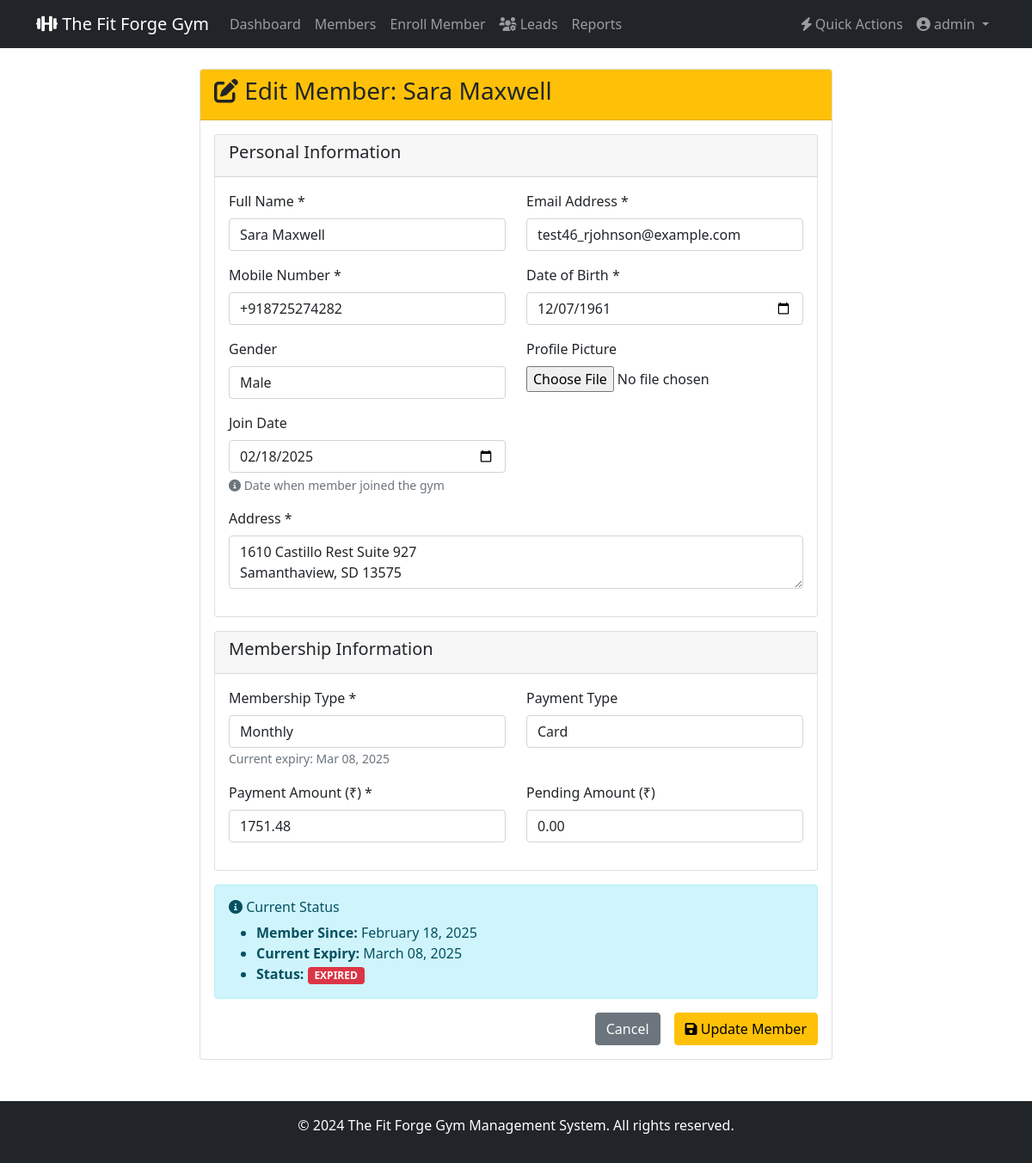
Page /members/49/edit/ (signed in) on the earlier database version.
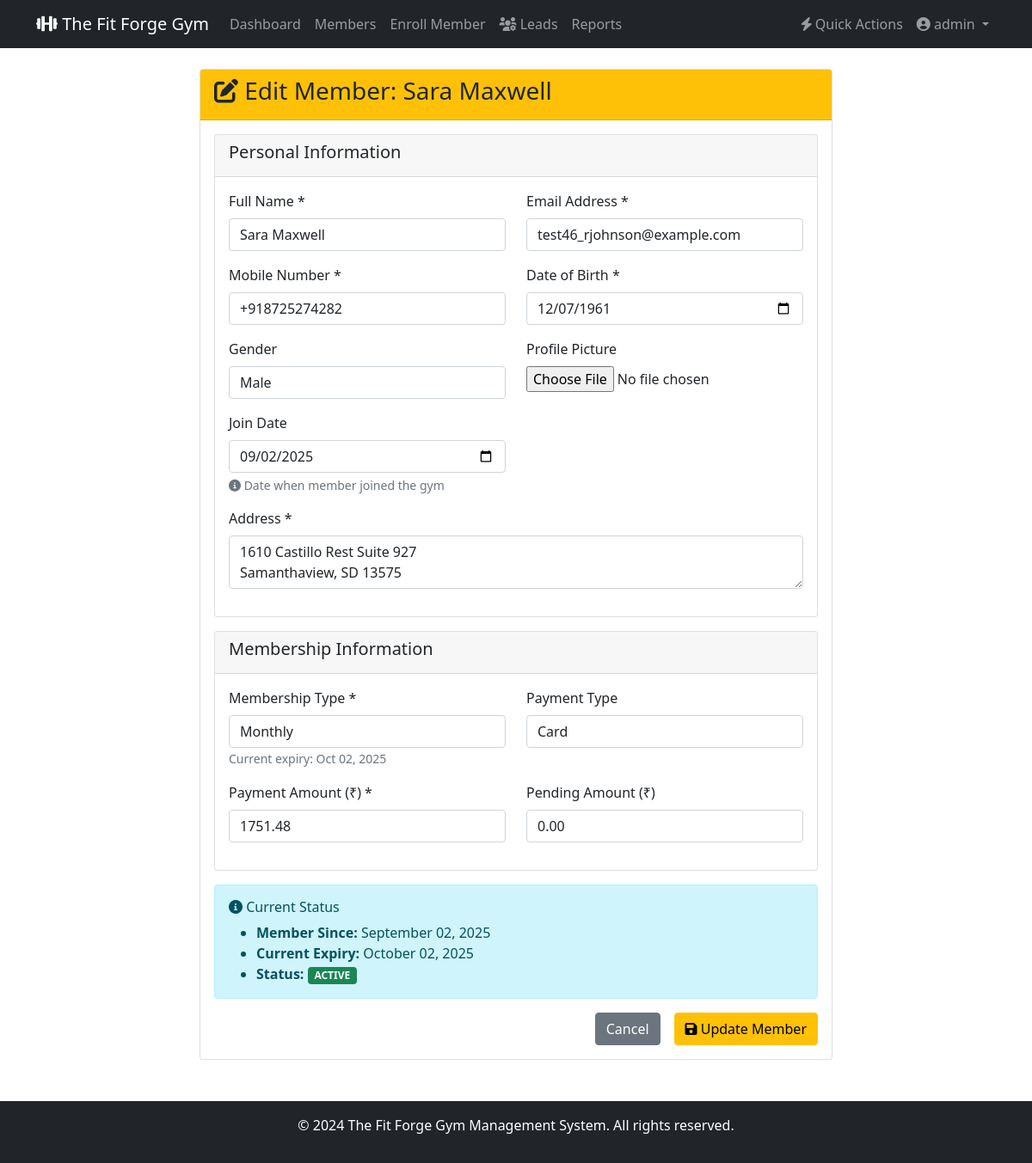
Same page on the later database version.
### members/models.py (models this page shows, shortened)
class Member(models.Model):
    MEMBERSHIP_TYPES = [
        ('monthly', 'Monthly'),
        ('quarterly', 'Quarterly'),
        ('half_yearly', 'Half-Yearly'),
        ('annual', 'Annual'),
    ]
    PAYMENT_TYPES = [
        ('cash', 'Cash'),
        ('card', 'Card'),
        ('upi', 'UPI'),
        ('cheque', 'Cheque'),
    ]
    GENDER_CHOICES = [
        ('M', 'Male'),
        ('F', 'Female'),
        ('O', 'Other'),
    ]
    name = models.CharField(max_length=100, help_text="Full name of the member")
    email = models.EmailField(unique=True, blank=True, null=True, help_text="Email address for communication (optional)")
    mobile_phone = models.CharField(
        max_length=15,
        blank=True,
        null=True,
        help_text="Contact number (optional)"
    )
    date_of_birth = models.DateField(blank=True, null=True, help_text="Date of birth (optional)")
    gender = models.CharField(max_length=1, choices=GENDER_CHOICES, default='M')
    address = models.TextField(blank=True, help_text="Complete address (optional)")
    member_since = models.DateField(default=date.today, help_text="Date when member joined")
    membership_type = models.CharField(max_length=20, choices=MEMBERSHIP_TYPES, default='monthly')
    expiry_date = models.DateField(blank=True, null=True, help_text="Membership expiry date (auto-calculated if not provided)")
    payment_amount = models.DecimalField(max_digits=10, decimal_places=2, help_text="Total membership fee")
    pending_amount = models.DecimalField(max_digits=10, decimal_places=2, default=0, help_text="Amount pending")
    payment_type = models.CharField(max_length=20, choices=PAYMENT_TYPES, default='cash')
    is_active = models.BooleanField(default=True, help_text="Is membership active")
    created_at = models.DateTimeField(auto_now_add=True)
    updated_at = models.DateTimeField(auto_now=True)
    profile_picture = models.ImageField(upload_to='member_photos/', blank=True, null=True)
    class Meta:
        ordering = ['-created_at']
        verbose_name = "Gym Member"
        verbose_name_plural = "Gym Members"
    @property
    def is_membership_expired(self):
        if not self.expiry_date:
            return False
        return date.today() > self.expiry_date
    @property
    def days_until_expiry(self):
        if not self.expiry_date:
            return 0
        return (self.expiry_date - date.today()).days

### members/views.py (the view)
# urls.py: path('members/<int:pk>/edit/', views.member_edit, name='member_edit'),
@login_required
def member_edit(request, pk):
    member = get_object_or_404(Member, pk=pk)
    if request.method == 'POST':
        form = MemberForm(request.POST, request.FILES, instance=member)
        if form.is_valid():
            with transaction.atomic():
                form.save()
                messages.success(request, f'✅ Member {member.name} updated successfully!')
                return redirect('member_detail', pk=member.pk)
    else:
        form = MemberForm(instance=member)
    context = {
        'form': form,
        'member': member,
    }
    return render(request, 'members/member_edit.html', context)

### templates/members/member_edit.html (shortened to what the changed rows need)
{% extends 'base.html' %}
{% block content %}
<div class="row">
    <div class="col-lg-8 mx-auto">
        <div class="card">
            <div class="card-header bg-warning text-dark">
                <h3><i class="fas fa-edit"></i> Edit Member: {{ member.name }}</h3>
            </div>
            <div class="card-body">
                <form method="post" enctype="multipart/form-data">
                    <div class="card mb-3">
                        <div class="card-body">
                            <div class="row">
                                <div class="col-md-6">
                                    <div class="mb-3">
                                        <label for="{{ form.name.id_for_label }}" class="form-label">Full Name *</label>
                                        {{ form.name }}
                                    </div>
                                </div>
                                <div class="col-md-6">
                                    <div class="mb-3">
                                        <label for="{{ form.email.id_for_label }}" class="form-label">Email Address *</label>
                                        {{ form.email }}
                                    </div>
                                </div>
                            </div>
                            <div class="row">
                                <div class="col-md-6">
                                    <div class="mb-3">
                                        <label for="{{ form.mobile_phone.id_for_label }}" class="form-label">Mobile Number *</label>
                                        {{ form.mobile_phone }}
                                    </div>
                                </div>
                                <div class="col-md-6">
                                    <div class="mb-3">
                                        <label for="{{ form.date_of_birth.id_for_label }}" class="form-label">Date of Birth *</label>
                                        {{ form.date_of_birth }}
                                    </div>
                                </div>
                            </div>
                            <div class="row">
                                <div class="col-md-6">
                                    <div class="mb-3">
                                        <label for="{{ form.gender.id_for_label }}" class="form-label">Gender</label>
                                        {{ form.gender }}
                                    </div>
                                </div>
                                <div class="col-md-6">
                                    <div class="mb-3">
                                        <label for="{{ form.profile_picture.id_for_label }}" class="form-label">Profile Picture</label>
                                        {{ form.profile_picture }}
                                    </div>
                                </div>
                            </div>
                            <div class="row">
                                <div class="col-md-6">
                                    <div class="mb-3">
                                        <label for="{{ form.member_since.id_for_label }}" class="form-label">Join Date</label>
                                        {{ form.member_since }}
                                        <div class="form-text">
                                            <i class="fas fa-info-circle"></i> Date when member joined the gym
                                        </div>
                                    </div>
                                </div>
                            </div>
                            <div class="mb-3">
                                <label for="{{ form.address.id_for_label }}" class="form-label">Address *</label>
                                {{ form.address }}
                            </div>
                        </div>
                    </div>
                    <div class="card mb-3">
                        <div class="card-body">
                            <div class="row">
                                <div class="col-md-6">
                                    <div class="mb-3">
                                        <label for="{{ form.membership_type.id_for_label }}" class="form-label">Membership Type *</label>
                                        {{ form.membership_type }}
                                        <small class="form-text text-muted">
                                            Current expiry: {{ member.expiry_date|date:"M d, Y" }}
                                        </small>
                                    </div>
                                </div>
                                <div class="col-md-6">
                                    <div class="mb-3">
                                        <label for="{{ form.payment_type.id_for_label }}" class="form-label">Payment Type</label>
                                        {{ form.payment_type }}
                                    </div>
                                </div>
                            </div>
                            <div class="row">
                                <div class="col-md-6">
                                    <div class="mb-3">
                                        <label for="{{ form.payment_amount.id_for_label }}" class="form-label">Payment Amount (₹) *</label>
                                        {{ form.payment_amount }}
                                    </div>
                                </div>
                                <div class="col-md-6">
                                    <div class="mb-3">
                                        <label for="{{ form.pending_amount.id_for_label }}" class="form-label">Pending Amount (₹)</label>
                                        {{ form.pending_amount }}
                                    </div>
                                </div>
                            </div>
                        </div>
                    </div>
                    <div class="alert alert-info">
                        <ul class="mb-0">
                            <li><strong>Member Since:</strong> {{ member.member_since|date:"F d, Y" }}</li>
                            <li><strong>Current Expiry:</strong> {{ member.expiry_date|date:"F d, Y" }}</li>
                            <li><strong>Status:</strong>
                                {% if member.is_membership_expired %}
                                    <span class="badge bg-danger">EXPIRED</span>
                                {% elif member.days_until_expiry <= 7 %}
                                    <span class="badge bg-warning">EXPIRING SOON</span>
                                {% else %}
                                    <span class="badge bg-success">ACTIVE</span>
                                {% endif %}
                            </li>
                        </ul>
                    </div>
                </form>
            </div>
        </div>
    </div>
</div>
{% endblock %}

Differences in the rows shown:
changed Member "Sara Maxwell": member_since "02/18/2025" → "09/02/2025"; expiry_date "Mar 08, 2025" → "Oct 02, 2025"; member_since "February 18, 2025" → "September 02, 2025"; expiry_date "March 08, 2025" → "October 02, 2025"
Other differences:
text no longer shown: "EXPIRED"
text now shown: "ACTIVE"
